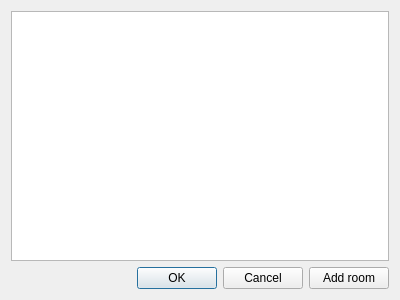
<?xml version="1.0" encoding="UTF-8"?>
<ui version="4.0">
 <class>RoomChoose</class>
 <widget class="QDialog" name="RoomChoose">
  <property name="geometry">
   <rect>
    <x>0</x>
    <y>0</y>
    <width>400</width>
    <height>300</height>
   </rect>
  </property>
  <property name="windowTitle">
   <string>Dialog</string>
  </property>
  <layout class="QVBoxLayout" name="verticalLayout">
   <item>
    <widget class="QListView" name="listView"/>
   </item>
   <item>
    <layout class="QHBoxLayout" name="horizontalLayout">
     <item>
      <widget class="QDialogButtonBox" name="buttonBox">
       <property name="orientation">
        <enum>Qt::Horizontal</enum>
       </property>
       <property name="standardButtons">
        <set>QDialogButtonBox::Cancel|QDialogButtonBox::Ok</set>
       </property>
      </widget>
     </item>
     <item>
      <widget class="QPushButton" name="bt_addRoom">
       <property name="text">
        <string>Add room</string>
       </property>
      </widget>
     </item>
    </layout>
   </item>
  </layout>
 </widget>
 <resources/>
 <connections>
  <connection>
   <sender>buttonBox</sender>
   <signal>accepted()</signal>
   <receiver>RoomChoose</receiver>
   <slot>accept()</slot>
   <hints>
    <hint type="sourcelabel">
     <x>248</x>
     <y>254</y>
    </hint>
    <hint type="destinationlabel">
     <x>157</x>
     <y>274</y>
    </hint>
   </hints>
  </connection>
  <connection>
   <sender>buttonBox</sender>
   <signal>rejected()</signal>
   <receiver>RoomChoose</receiver>
   <slot>reject()</slot>
   <hints>
    <hint type="sourcelabel">
     <x>316</x>
     <y>260</y>
    </hint>
    <hint type="destinationlabel">
     <x>286</x>
     <y>274</y>
    </hint>
   </hints>
  </connection>
 </connections>
</ui>
